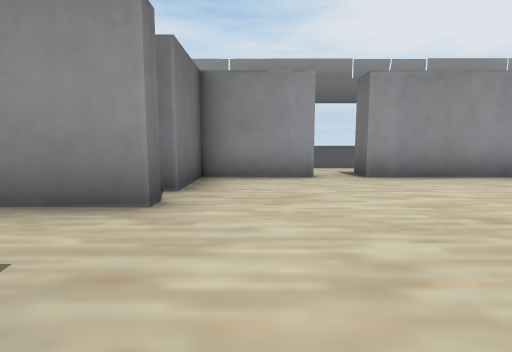
View 1 (above)

19 first-person views from a walk through a Unity game level. The camera is 1.4 m above the floor, tilts 6° down and sees 85° across. The floor is counted in squares, 2 m on a side. Each view is taken from the middle of a square. On the plan, view 1 faces up. The plan holds only what a view shows up to about 9 squares ahead; the rest is blank. Some animated figures are not drawn. Some surface patterns are stand-ins.

View 2
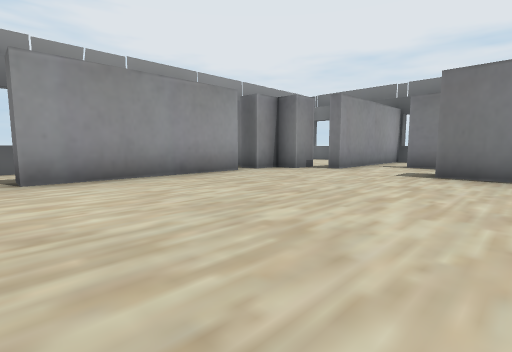

View 3
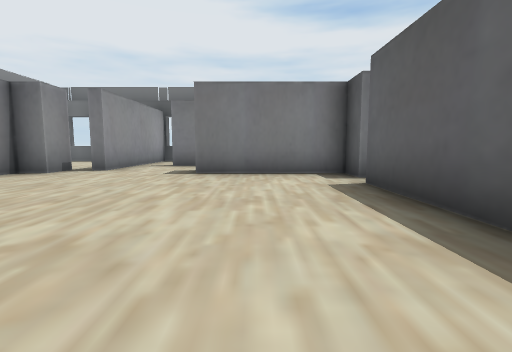

View 4
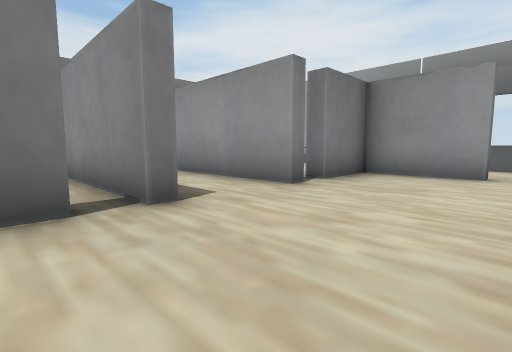

View 5
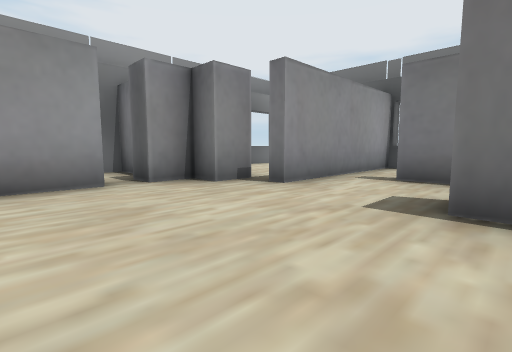

View 6
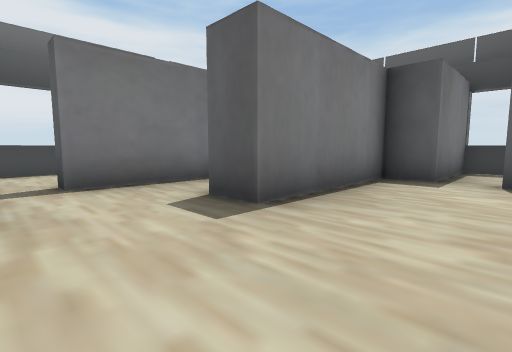

View 7
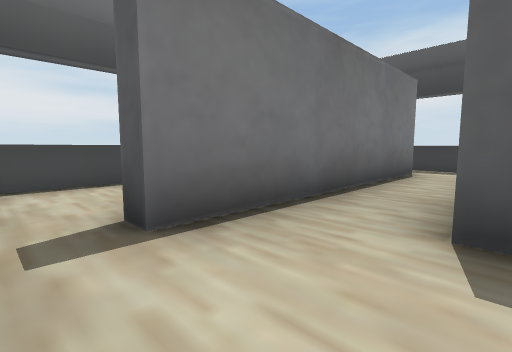

View 8
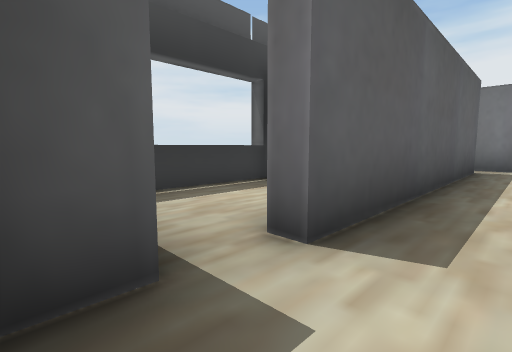

View 9
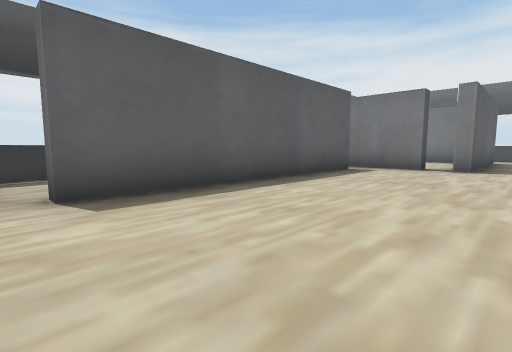

View 10
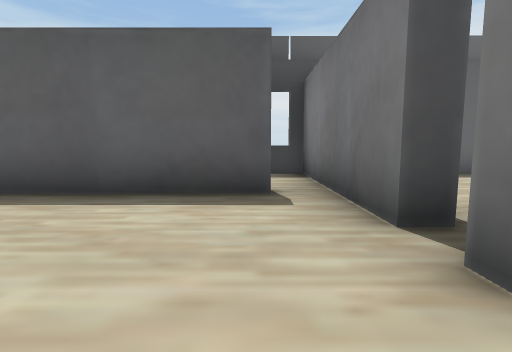

View 11
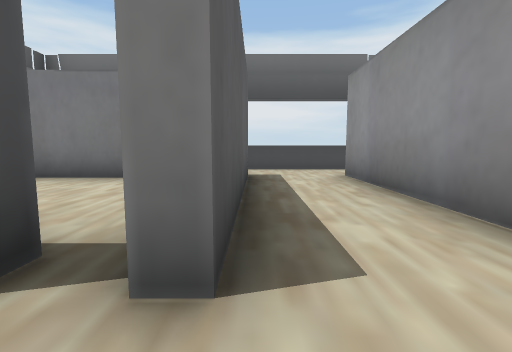

View 12
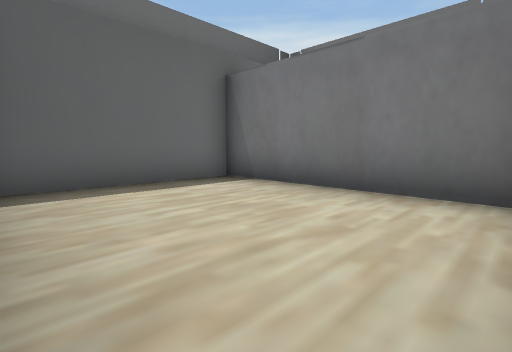

View 13
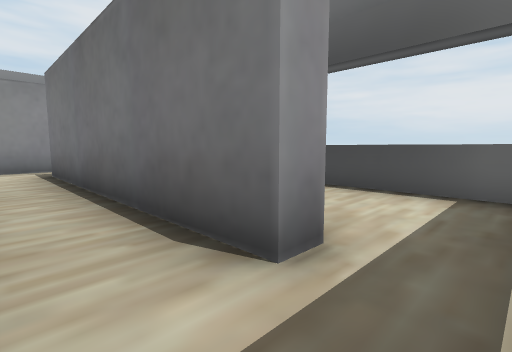

View 14
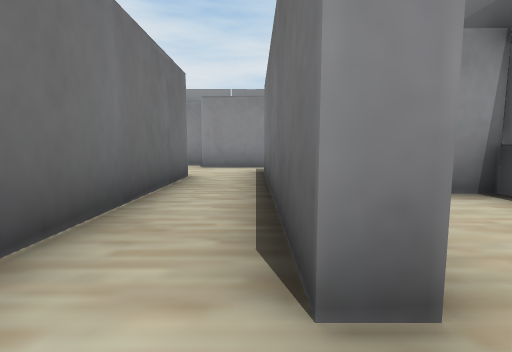

View 15
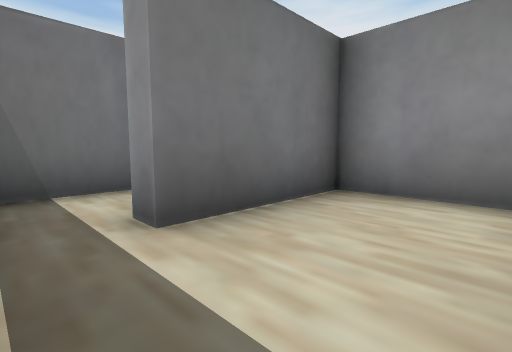

View 16
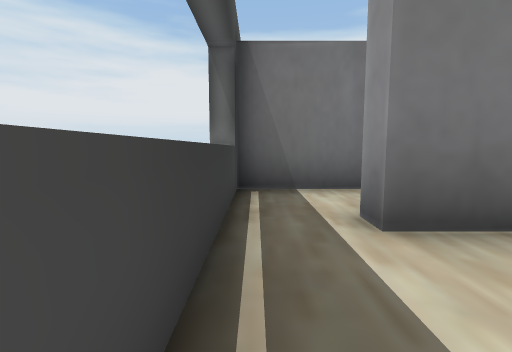

View 17
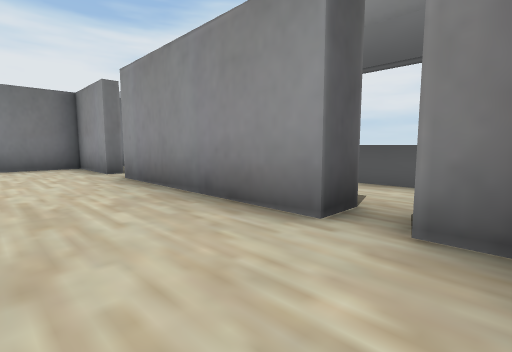

View 18
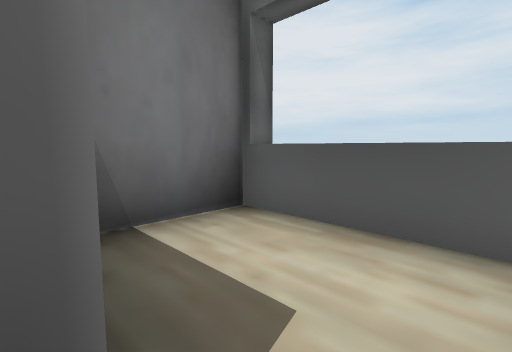

View 19
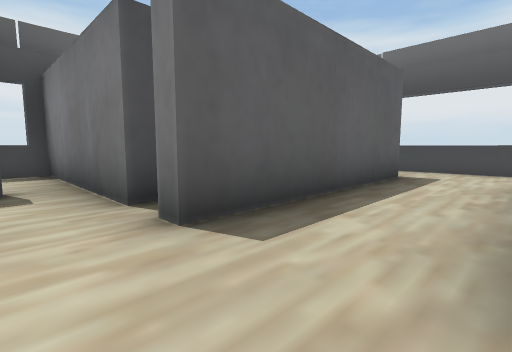

### Floor plan
Key: @ floor where view 1 was taken; # wall or solid block; . floor; ^ raised ledge.
Columns run from 9 left of view 1 to 16 right of it. Each row starts with its distance up from view 1.
 10               ## ##
  9           ... #...#
  8           ... #...#
  7         ###.#####.##
  6         #..........##.
  5         #...........#####
  4 ^  ######................^
  3 ^.....................#..^
  2 ^.....................# .^
  1 ^..#####...........#..#
  0 ^  #.....@.........#..###
 -1    #....#..........#..#..^
 -2    #....#########..#..#..^
 -3    #....#      ...##..#..^
 -4    #....#     ....##.....^
 -5    #....#    #....##.....^
 -6    ######    #^^^####^^^#

Positions as (right, up) in squares from view 1, and headings:
1: (0, 0), facing up
2: (2, 0), facing up-right
3: (2, 0), facing right
4: (2, -1), facing up-left
5: (6, 1), facing up-right
6: (7, 4), facing down-right
7: (10, 4), facing down-right
8: (9, -1), facing down-left
9: (8, 2), facing down-left
10: (0, 2), facing down
11: (0, 1), facing left
12: (-2, 0), facing down-left
13: (11, -5), facing up-right
14: (12, -5), facing up
15: (15, -5), facing up-left
16: (15, -5), facing left
17: (9, 4), facing up-left
18: (8, 7), facing up-left
19: (0, 3), facing down-left
